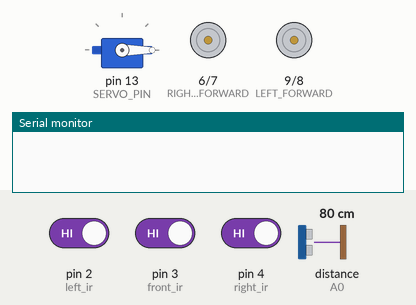
This sketch was run on a simulated Arduino Uno, built with avr-gcc and run on an emulated ATmega328P. Parts: servo, motor-driver pin pairs drawn as motors (green arrow = first pin HIGH = forward, orange = second pin HIGH = backward, longer = more drive), the last lines printed to the serial monitor. Wiring (inferred from the names in the program): ultrasonic range finder: trigger A1; echo A0. Inputs (shaded band) come from the test bench; at power-on: distance to the obstacle (sensor on A0) 80 cm, pin 2 (left_ir) HIGH, pin 3 (front_ir) HIGH, pin 4 (right_ir) HIGH. The echo pulse lasts 58.3 µs per cm.

Above: at 3.2 s.
3.3 s: distance to the obstacle (sensor on A0) set to 18 cm
At 6.1 s:
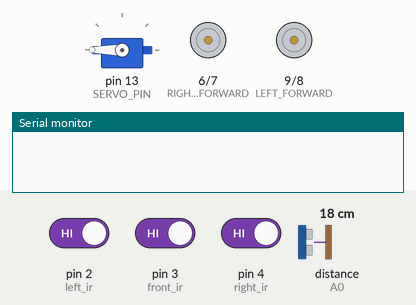
8.9 s: distance to the obstacle (sensor on A0) set to 299 cm
13.2 s: distance to the obstacle (sensor on A0) set to 35 cm
At 15.3 s:
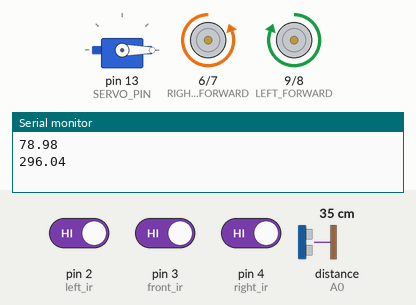
26.9 s: distance to the obstacle (sensor on A0) set to 2 cm
At 30.8 s:
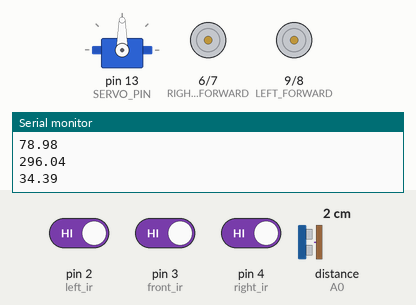
35.2 s: distance to the obstacle (sensor on A0) set to 4 cm
Timing chart, 0 to 39.7 s (numbered marks = the images above; inputs shaded):
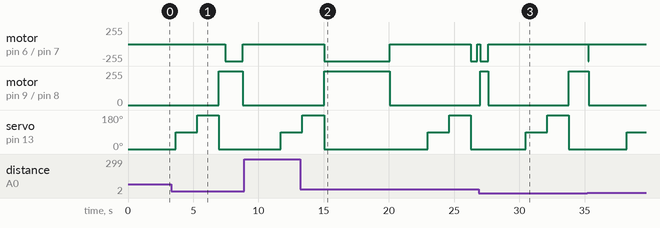

The sketch:

Arduino_robot_vehicle_v1.0.ino
```cpp
#include <Servo.h>

// Servo object
Servo myServo;
// Servo pin
#define SERVO_PIN 13

// Ultrasonic sensor pins
#define TRIG_PIN A1
#define ECHO_PIN A0

// Motor pins
// Make sure both IN1,IN2 and IN3,IN4 are connected the same way, otherwise dc motors may not work.
#define RIGHT_FORWARD 6
#define RIGHT_BACKWARD 7
#define LEFT_BACKWARD 8
#define LEFT_FORWARD 9

// IR sensor pins
#define left_ir 2
#define right_ir 4
#define front_ir 3

void setup() {
  Serial.begin(9600);

  myServo.attach(SERVO_PIN);

  // DC motors setup
  pinMode(RIGHT_FORWARD, OUTPUT);
  pinMode(RIGHT_BACKWARD, OUTPUT);
  pinMode(LEFT_FORWARD, OUTPUT);
  pinMode(LEFT_BACKWARD, OUTPUT);

  // IR sensors
  pinMode(left_ir, INPUT);
  pinMode(right_ir, INPUT);
  pinMode(front_ir, INPUT);

  // Ultrasonic sensor
  pinMode(TRIG_PIN, OUTPUT);
  pinMode(ECHO_PIN, INPUT);

  myServo.write(0);
  stop_motors();
  delay(2000);
}

void loop() {
  int left_blocked = digitalRead(left_ir);
  int right_blocked = digitalRead(right_ir);
  int front_blocked = digitalRead(front_ir);

  stop_motors();

  // Function that calculates next direction of the robot.
  int x = 1;
  float last_distance = 0;
  int go_on = 0;
  // Measure next move:
  for (int iter = 0; iter <= 180; iter += 90) {
    myServo.write(iter);
    // Give servo more time to rotate (for precise ultrasonic measurement)
    // If measurements of distance don´t work, make sure sensor won´t measure while in rotation (it has to remain static) -> extend delay
    delay(1000);
    float distance = measure_distance();

    if (distance > last_distance && distance < 500.0) { // If the distance is higher than 500, it means that it didn´t detect any obstacle
      last_distance = distance;
      go_on = iter / 90;
    }
    delay(400);
  }
  myServo.write(0);
  Serial.println(last_distance);
  if (last_distance < 800.0) {
    if (last_distance < 28.5) { x = 3; }
    if (go_on == 0) {
      move_right(90 * x);
    }
    else if (go_on == 2) {
      move_left(90 * x);
    }
    if (x != 2) {
      move_forward(((int)last_distance * 17));
    }
  } else { // If all measurements in all directions failed (no obstacles anywhere), move forward for 2 seconds
    move_forward(2000);
  }
  delay(1000);
}

// Ultrasonic measurement:
float measure_distance() {
  digitalWrite(TRIG_PIN, LOW);
  delayMicroseconds(2);
  digitalWrite(TRIG_PIN, HIGH);
  delayMicroseconds(10);
  digitalWrite(TRIG_PIN, LOW);

  long duration = pulseIn(ECHO_PIN, HIGH);

  float distance = duration * 0.034 / 2;
  delay(250);
  return distance;
}

// Functions for Controlling DC motors:
void stop_motors() {
  digitalWrite(RIGHT_FORWARD, LOW);
  digitalWrite(RIGHT_BACKWARD, LOW);
  digitalWrite(LEFT_FORWARD, LOW);
  digitalWrite(LEFT_BACKWARD, LOW);
}

void move_forward(int period) {
  digitalWrite(RIGHT_FORWARD, LOW);
  digitalWrite(RIGHT_BACKWARD, HIGH);
  digitalWrite(LEFT_FORWARD, HIGH);
  digitalWrite(LEFT_BACKWARD, LOW);
  delay(period);
  stop_motors();
  delay(250);
}

void move_left(int degrees) { // function takes degrees on input and turns the robot in left direction
  int turning_time = (int)(5.55 * degrees);
  digitalWrite(RIGHT_FORWARD, LOW);
  digitalWrite(RIGHT_BACKWARD, HIGH);
  digitalWrite(LEFT_FORWARD, LOW);
  digitalWrite(LEFT_BACKWARD, LOW);
  delay(turning_time);
  stop_motors();
  delay(250);
}

void move_right(int degrees) {
  int turning_time = (int)(5.55 * degrees);
  digitalWrite(RIGHT_FORWARD, LOW);
  digitalWrite(RIGHT_BACKWARD, LOW);
  digitalWrite(LEFT_FORWARD, HIGH);
  digitalWrite(LEFT_BACKWARD, LOW);
  delay(turning_time);
  stop_motors();
}
```

Measured:
- after the input at 13.2 s, motor on pin 9 (LEFT_FORWARD) / pin 8 (LEFT_BACKWARD): goes on until 20.1 s, then stays stopped
- after the input at 26.9 s, motor on pin 6 (RIGHT_FORWARD) / pin 7 (RIGHT_BACKWARD): goes on until 27.6 s, then stays stopped
